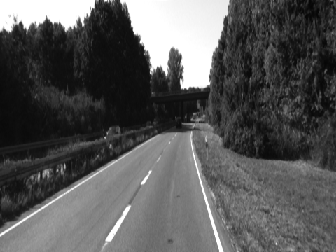
//> input picture lane_ws/src/lane_detector/src/25.png, 336 x 252 px, given in place of 1.png, which was not available
$ ./robust_ld   (built with g++ and OpenCV 4)
//> lines starting //> are read from the running program, lines starting //| are printed output that depends on the picture; after the words box and inside, x2 and y2 are one past the last pixel; in counts of white or black regions, pixels touching at a corner belong together; pictures that were not available may be replaced by others from this repository, and a replacement may not be noted
#include<iostream>
#include<opencv2/core/core.hpp>
#include<opencv2/imgproc/imgproc.hpp>
#include<cmath>
#include<opencv2/highgui/highgui.hpp>
#include<bits/stdc++.h>
#include<queue>
#include<opencv2/calib3d/calib3d.hpp>
#define pi 3.1415

using namespace std;
using namespace cv;

class Visual_Features
{
	Mat frame;
	VideoWriter output;

public:

	Visual_Features(Mat img)
	{
		frame = img;
	}

	class Gradient_Features
	{
		Mat frame;
	private:

		bool find_intersection_point(Vec4i v1, Vec4i v2, Point* intersection)
		{
			float a1, b1, c1, a2, b2, c2;

			a1 = v1[1] - v1[3];
			b1 = v1[0] - v1[2];
			c1 = b1 * (frame.rows - v1[1]) + a1 *  v1[0];

			a2 = v2[1] - v2[3];
			b2 = v2[0] - v2[2];
			c2 = b2 * (frame.rows - v2[1]) + a2 *  v2[0];

			float det = a1 * b2 - b1 * a2;

			if(det == 0)
				return false;
			else
			{
				//Return intersection point considering botton left corner as origin
				(*intersection).x = (b2 * c1 - b1 * c2)/det;
				(*intersection).y = (a1 * c2 - c1 * a2)/det;
				//cout << (*intersection).x << ", " << (*intersection).y << endl;
				return true;
			}
		}

		/*Need to improve the efficiency of find_horizon()*/
		//Return horizon considering bottom-left corner as origin.
		int find_horizon(vector<Vec4i> lsd_lines, int tolerance)
		{
			unordered_map<int, int> hash;

			for(int i=0; i<lsd_lines.size(); i++)
			{
				for(int j=0; j<lsd_lines.size(); j++)
				{
					if(i != j)
					{
						Point p;
						if(find_intersection_point(lsd_lines.at(i), lsd_lines.at(j), &p))
						{
							hash[p.y]++;
							for(int k=-tolerance; k<=tolerance; k++)
							{
								if(k!=0)
								{
									if(hash[p.y + k] != 0)
										hash[p.y + k]++;
								}
							}
						}
					}
				}
			}
			int horizon=0;
			int max_count = 0;
			for(auto i : hash)
			{
				if(max_count < i.second)
				{
					horizon = i.first;
					max_count = i.second;
				}
			}

			return horizon;
		}

		vector<float> find_scores(vector<Vec4i> lsd_lines, int tolerance, int horizon, float* total_score)
		{
			vector<float> scores;
			(*total_score) = 0;

			for(int i=0; i<lsd_lines.size(); i++)
			{
				(*total_score) += sqrt(pow(lsd_lines.at(i)[0] - lsd_lines.at(i)[2], 2) + pow(lsd_lines.at(i)[1] - lsd_lines.at(i)[3], 2));
				float curr_score = 0;
				for(int j=0; j<lsd_lines.size(); j++)
				{
					if(i != j)
					{
						Point p;
						if(find_intersection_point(lsd_lines.at(i), lsd_lines.at(j), &p));
						{
							if(abs(p.y - horizon) <= tolerance)
							{
								curr_score += sqrt(pow(lsd_lines.at(j)[0] - lsd_lines.at(j)[2], 2) + pow(lsd_lines.at(j)[1] - lsd_lines.at(j)[3], 2));
							}
						}
					}
				}
				//cout << curr_score << endl;
				scores.push_back(curr_score);
			}

			return scores;
		}


	public:

		Gradient_Features(Visual_Features* vf)
		{
			frame = vf->frame;
		}

		Mat run()
		{
			vector<Vec4i> lsd_lines;
			vector<float> scores;
			vector<Vec4i> req_lsd_lines;

			Ptr<LineSegmentDetector> lsd = createLineSegmentDetector();
			lsd->detect(frame, lsd_lines);
			Mat lsd_plot(frame.rows, frame.cols, CV_8UC1, Scalar(0));

			int tolerance = 10;
			float total_score;

			int horizon = find_horizon(lsd_lines, tolerance);
			scores = find_scores(lsd_lines, tolerance, horizon, &total_score);

			for(int i=0; i<scores.size(); i++)
			{
				if(scores.at(i) >= total_score*0.05)
				{
					req_lsd_lines.push_back(lsd_lines.at(i));
				}
			}

			for(int i=0; i<req_lsd_lines.size(); i++)
			{
				line(lsd_plot, Point(req_lsd_lines.at(i)[0], req_lsd_lines.at(i)[1]), Point(req_lsd_lines.at(i)[2], req_lsd_lines.at(i)[3]), Scalar(255), 2);
			}

			namedWindow("Input", WINDOW_NORMAL);
			imshow("Input", frame);
			namedWindow("LSD plot", WINDOW_NORMAL);
			imshow("LSD plot", lsd_plot);

			return lsd_plot;
		}
	};


	class Intensity_Features
	{
		Mat frame;
		Mat inverse_homography;
		int th, f;	//Theta and Focal Length
		int offset_y;
		float sigma;	//Sigma for 2nd order Gaussian
		int upper_th, lower_th;	//Threshold values for hysthersis.

	private:

		struct graph_node
		{
			Point current, parent;
			float cost_value;
		};

		Point in_top_view(Point p)
		{
			Point new_p;
			float x1 = p.x, y1 = p.y, x2, y2;

			float theta =  (-th) * pi / 180;

			y2 = ( f * sin(theta) + y1 * cos(theta) ) / (cos(theta) - (y1 * sin(theta) / f)) * -1;
			x2 = x1 * (y2 * sin(theta) / f + cos(theta)) * -1;

			new_p.x = (int)x2;
			new_p.y = (int)y2;

			return new_p;
		}

		Mat top_view()
		{
			//Find corresponding point in top view
			//Considering center of image as origin.
			Point p1 = in_top_view(Point(-frame.cols/2, frame.rows/2));
			Point p2 = in_top_view(Point(frame.cols/2, frame.rows/2));
			Point p3 = in_top_view(Point(frame.cols/2, -frame.rows/2));
			Point p4 = in_top_view(Point(-frame.cols/2, -frame.rows/2));

			p1.x = p1.x + frame.cols/2;
			p1.y = frame.rows - (p1.y + frame.rows/2);

			p2.x = p2.x + frame.cols/2;
			p2.y = frame.rows - (p2.y + frame.rows/2);

			p3.x = p3.x + frame.cols/2;
			p3.y = frame.rows - (p3.y + frame.rows/2);

			p4.x = p4.x + frame.cols/2;
			p4.y = frame.rows - (p4.y + frame.rows/2);

			p1.y += offset_y;
			p2.y += offset_y;
			p3.y += offset_y;
			p4.y += offset_y;

			Mat bird_eye(1000, 600, CV_8UC3, Scalar(0, 0, 0));

			vector<Point2f> src;
			src.push_back(Point(0, 0));
			src.push_back(Point(frame.cols, 0));
			src.push_back(Point(frame.cols, frame.rows));
			src.push_back(Point(0, frame.rows));

			vector<Point2f> dst;
			dst.push_back(p1);
			dst.push_back(p2);
			dst.push_back(p3);
			dst.push_back(p4);

			Mat homography = findHomography(src, dst);
			warpPerspective(frame, bird_eye, homography, bird_eye.size());

			inverse_homography = homography.inv();	//Inverse homography to convert from top view to normal view.

			return bird_eye;
		}

		Mat apply_gaussian(Mat bird_eye, float angle)
		{
			int new_size = (int)sqrt(pow(bird_eye.rows, 2) + pow(bird_eye.cols, 2));
			Mat temp_mat(new_size, new_size, CV_8UC1, Scalar(0));

			//Rotating image to given angle
			int cx = bird_eye.cols/2, cy = bird_eye.rows/2;
			for(int i=0; i<bird_eye.rows; i++)
			{
				for(int j=0; j<bird_eye.cols; j++)
				{
					int new_i = (i - cy) * cos(angle * pi / 180) + (j - cx) * sin(angle * pi / 180) + new_size/2;
					int new_j = (i - cy) * (-sin(angle * pi / 180)) + (j - cx) * cos(angle * pi / 180) + new_size / 2;
					temp_mat.at<uchar>(new_i, new_j) = bird_eye.at<uchar>(i, j);
				}
			}

			Mat extracted1(temp_mat.rows, temp_mat.cols, CV_8UC1, Scalar(0));
			Mat extracted2(temp_mat.rows, temp_mat.cols, CV_8UC1, Scalar(0));
			Mat extracted(temp_mat.rows, temp_mat.cols, CV_8UC1, Scalar(0));

			//Then applying 2nd order gaussian
			GaussianBlur(temp_mat, extracted1, Size(-1, -1), sigma/sqrt(2));
			GaussianBlur(temp_mat, extracted2, Size(-1, -1), sigma*sqrt(2));
			extracted = extracted1 - extracted2;

			Mat final_extracted(bird_eye.rows, bird_eye.cols, CV_8UC1, Scalar(0));
			cx = extracted.cols / 2;
			cy = extracted.rows / 2;

			//Rotating again with equal and opposite angle
			for(int i=0; i<extracted.rows; i++)
			{
				for(int j=0; j<extracted.cols; j++)
				{
					int new_i = (i - cy) * cos(-angle * pi / 180) + (j - cx) * sin(-angle * pi / 180) + bird_eye.rows / 2;
					int new_j = (i - cy) * (-sin(-angle * pi / 180)) + (j - cx) * cos(-angle * pi / 180) + bird_eye.cols / 2;
					if(new_i >= 0 && new_i < bird_eye.rows && new_j >= 0 && new_j < bird_eye.cols)
					{
						final_extracted.at<uchar>(new_i, new_j) = extracted.at<uchar>(i, j);
					}
				}
			}

			return final_extracted;
		}

		//Extract vertical lines by applying 2nd order Gaussian
		Mat extract_lines(Mat bird_eye)
		{

			Mat temp1(bird_eye.rows, bird_eye.cols, CV_8UC1, Scalar(0));
			Mat temp2(bird_eye.rows, bird_eye.cols, CV_8UC1, Scalar(0));
			Mat extracted_1, extracted_2, extracted_3, extracted_4, extracted_5;
			Mat extracted(bird_eye.rows, bird_eye.cols, CV_8UC1, Scalar(0));
			//Sobel(bird_eye, extracted, CV_8U, 2, 0, 3);

			GaussianBlur(bird_eye, temp1, Size(-1, -1), sigma/sqrt(2));
			GaussianBlur(bird_eye, temp2, Size(-1, -1), sigma*sqrt(2));
			extracted_1 = temp1 - temp2; //2nd Order Gaussian at 0 degree angle

			extracted_2 = apply_gaussian(bird_eye, 7.5);	//2nd Order Gaussian at 7.5 degree angle
			extracted_3 = apply_gaussian(bird_eye, 15);		//2nd Order Gaussian at 15 degree angle
			extracted_4 = apply_gaussian(bird_eye, -7.5);	//2nd Order Gaussian at -7.5 degree angle
			extracted_5 = apply_gaussian(bird_eye, -15);	//2nd Order Gaussian at -15 degree angle

			for(int i=0; i<extracted.rows; i++)
			{
				for(int j=0; j<extracted.cols; j++)
				{
					int max_intensity = extracted_1.at<uchar>(i, j);

					if(extracted_2.at<uchar>(i, j) > max_intensity)
						max_intensity = extracted_2.at<uchar>(i, j);

					if(extracted_3.at<uchar>(i, j) > max_intensity)
						max_intensity = extracted_3.at<uchar>(i, j);

					if(extracted_4.at<uchar>(i, j) > max_intensity)
						max_intensity = extracted_4.at<uchar>(i, j);

					if(extracted_5.at<uchar>(i, j) > max_intensity)
						max_intensity = extracted_5.at<uchar>(i, j);

					extracted.at<uchar>(i, j) = max_intensity;
				}
			}

			return extracted;
		}

		//Find the diameter of graph using bfs.
		//Assumption: Non weighted edges. {To reduce processing otherwise need to use dijkstra}
		float find_diameter(Mat* temp, Point p1)
		{
			queue<graph_node> OPEN_list;
			struct graph_node g1;
			g1.current = p1;
			g1.cost_value = 0;
			float diameter = 0;

			OPEN_list.push(g1);
			temp->at<uchar>(p1) = 0;

			while(OPEN_list.size())
			{
				struct graph_node temp_node = OPEN_list.front();
				OPEN_list.pop();
				if(temp_node.cost_value > diameter)
					diameter = temp_node.cost_value;

				for(int i1=-1; i1<=1; i1++)
				{
					for(int j1=-1; j1<=1; j1++)
					{
						int i2 = temp_node.current.y + i1, j2 = temp_node.current.x + j1;
						if(i2 >= 0 && i2 < temp->rows && j2 >= 0 && j2 < temp->cols)
						{
							if(temp->at<uchar>(i2, j2) != 0)
							{
								struct graph_node g2;
								g2.current = Point(j2, i2);
								g2.parent = temp_node.current;
								g2.cost_value = temp_node.cost_value + 1;
								temp->at<uchar>(g2.current) = 0;
								OPEN_list.push(g2);
							}
						}
					}
				}
			}

			return diameter;
		}

		//Copy the patch in Mat temp to Mat threshold_extracted which contains a point p.
		//Uses BFS
		void copy_this_extract(Mat temp, Mat* threshold_extracted, Point p)
		{
			queue<Point> OPEN_list;
			OPEN_list.push(p);
			threshold_extracted->at<uchar>(p.y, p.x) = temp.at<uchar>(p.y, p.x);
			temp.at<uchar>(p.y, p.x) = 0;

			while(OPEN_list.size())
			{
				Point p1 = OPEN_list.front();
				OPEN_list.pop();
				for(int i1=-1; i1<=1; i1++)
				{
					for(int j1=-1; j1<=1; j1++)
					{
						int i2 = p1.y + i1, j2 = p1.x + j1;
						if(i2>=0 && i2<temp.rows && j2>=0 && j2<temp.cols)
						{
							if(temp.at<uchar>(i2, j2)!=0)
							{
								threshold_extracted->at<uchar>(i2, j2) = temp.at<uchar>(i2, j2);
								temp.at<uchar>(i2, j2) = 0;
								OPEN_list.push(Point(j2, i2));
							}
						}
					}
				}
			}
		}


		Mat hysthersis(Mat extracted)
		{

			Mat after_hysthersis(extracted.rows, extracted.cols, CV_8UC1, Scalar(0));

			Mat temp = extracted.clone();
			int upper_th = 15, lower_th = 5;

			float max_diameter = 0;

			for(int i=0; i<temp.rows; i++)
			{
				for(int j=0; j<temp.cols; j++)
				{
					if(temp.at<uchar>(i, j) >= upper_th)
					{
						after_hysthersis.at<uchar>(i, j) = temp.at<uchar>(i, j);
						temp.at<uchar>(i, j) = 0;
					}
					else if(temp.at<uchar>(i, j) < lower_th)
					{
						temp.at<uchar>(i, j) = 0;
					}
				}
			}

			Mat extracted_temp = after_hysthersis.clone();

			//Finding max-diameter from diameters of graphs with intensity value > upper threshold.
			for(int i=0; i<temp.rows; i++)
			{
				for(int j=0; j<temp.cols; j++)
				{
					if(extracted_temp.at<uchar>(i, j) != 0)
					{
						float diameter = find_diameter(&extracted_temp, Point(j, i));
						if(diameter > max_diameter)
							max_diameter = diameter;
					}
				}
			}

			//Processing region with intensity between upper and lower threshold.
			extracted_temp = temp.clone();
			for(int i=0; i<temp.rows; i++)
			{
				for(int j=0; j<temp.cols; j++)
				{
					if(extracted_temp.at<uchar>(i, j)!=0)
					{
						float diameter = find_diameter(&extracted_temp, Point(j, i));
						if(diameter >= max_diameter/2)
						{
							//cout << diameter << endl;
							copy_this_extract(temp, &after_hysthersis, Point(j, i));
						}
					}
				}
			}

			return after_hysthersis;
		}

	public:
		Intensity_Features(Visual_Features* vf)
		{
			frame = vf->frame;
			upper_th = 15;
			lower_th = 5;
			th = 135;
			f = 395;
			offset_y = 700;
			sigma = 3;
		}

		Mat run()
		{
			Mat bird_eye = top_view();

			namedWindow("Bird_Eye", WINDOW_NORMAL);
			//namedWindow("Bird_Eye_Smooth", WINDOW_NORMAL);
			//namedWindow("Extracted", WINDOW_NORMAL);
			namedWindow("Final Extracted", WINDOW_NORMAL);

			//Vertical smoothning.
			Mat bird_eye_smooth;
			GaussianBlur(bird_eye, bird_eye_smooth, Size(1, 3), 0);

			//imshow("Input", img);
			imshow("Bird_Eye", bird_eye);
			//imshow("Bird_Eye_Smooth", bird_eye_smooth);

			Mat extracted = extract_lines(bird_eye_smooth);
			//imshow("Extracted", extracted);

			Mat after_hysthersis = hysthersis(extracted);
			imshow("Final Extracted", after_hysthersis);

			Mat final_img(360, 480, CV_8UC1, Scalar(0));

			for(int i=0; i<after_hysthersis.rows; i++)
			{
				for(int j=0; j<after_hysthersis.cols; j++)
				{
					if(after_hysthersis.at<uchar>(i, j) != 0)
					{
						Mat prev=Mat::zeros(3,1,DataType<double>::type);
			    		Mat newy=Mat::zeros(3,1,DataType<double>::type);
						newy.at<double>(0,0)=j;
			    		newy.at<double>(1,0)=i;
			    		newy.at<double>(2,0)=1;
			    		prev=inverse_homography*newy;
			    		prev.at<double>(0,0)=prev.at<double>(0,0)/prev.at<double>(2,0);
			    		prev.at<double>(1,0)=prev.at<double>(1,0)/prev.at<double>(2,0);
			    		int xx=prev.at<double>(0,0);
			    		int yy=prev.at<double>(1,0);
			    		final_img.at<uchar>(yy, xx) = after_hysthersis.at<uchar>(i, j);
		    		}
				}
			}

			namedWindow("Final Lanes", WINDOW_NORMAL);
			imshow("Final Lanes", final_img);


			return final_img;
			//waitKey(0);

		}


	};

};

int main()
{
	// [8 lines of commented-out code are left out]
		Mat img = imread("raw_images/1.png", 1);
//> img is the input picture: 252 rows x 336 cols, CV_8UC3; min 5, max 255, mean 87.6
		//Mat img;
		Mat gradient_features, intensity_features;
		//cap >> img;

		cvtColor(img, img, CV_BGR2GRAY);
//> img: 252 rows x 336 cols, CV_8UC1
		resize(img, img, Size(480, 360));
//> img: 360 rows x 480 cols, CV_8UC1

		Visual_Features vf(img);

		gradient_features = Visual_Features::Gradient_Features(&vf).run();
//> in run, `lsd->detect(frame, lsd_lines);`: lsd_lines = 448 items, first 8: [255, 111, 258, 127], [189, 42, 191, 52], [172, 0, 170, 4], [184, 20, 189, 43], [206, 63, 205, 73], [260, 79, 256, 96], [298, 113, 298, 106], [136, 17, 134, 1]
//> after the loop in find_horizon, `for(int i=0; i<lsd_lines.size(); i++)`: hash = 28027 items
//> the loop in find_horizon, `for(auto i : hash)` made 28027 passes
//> (horizon, max_count) on passes 17, 351, 1785, 2593, 3288, 4309, 5131, 5139, 5141, 5146, 5148, 5156: (-6260, 2), (12095, 4), (5541, 5), (-4430, 6), (4633, 8), (-4079, 15), (2766, 24), (2757, 30), (2755, 32), (-2422, 35), (-2424, 38), (182, 14512)
//> i on passes 1 to 6: (-6254, 0), (-6255, 0), (-6256, 0), (-6257, 0), (-6258, 0), (-6259, 0)
//> after the loop in find_horizon, `for(auto i : hash)`: horizon = 184; max_count = 15355
//> in run, `int horizon = find_horizon(lsd_lines, tolerance);`: horizon = 184
//> the loop in find_scores, `for(int i=0; i<lsd_lines.size(); i++)` made 448 passes
//> curr_score on passes 1 to 3: 768.8, 443.9, 106
//> after the loop in find_scores, `for(int i=0; i<lsd_lines.size(); i++)`: scores = 448 values, max 5651.6 at index 117, min 0 at index 53, mean 472.8
//> in run, `scores = find_scores(lsd_lines, tolerance, horizon, &total_score);`: total_score = 5726.6
//> after the loop in run, `for(int i=0; i<scores.size(); i++)`: req_lsd_lines = 221 items, first 8: [255, 111, 258, 127], [189, 42, 191, 52], [184, 20, 189, 43], [206, 63, 205, 73], [260, 79, 256, 96], [298, 113, 298, 106], [315, 54, 320, 27], [214, 88, 213, 111]
//> after the loop in run, `for(int i=0; i<req_lsd_lines.size(); i++)`:
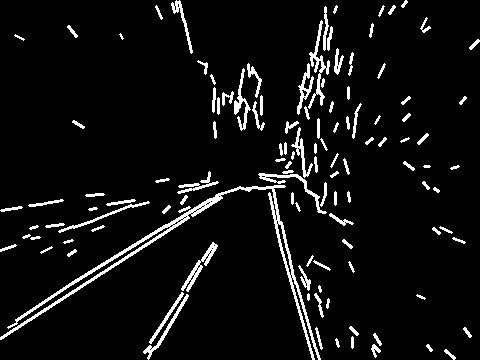
//> lsd_plot: 360 rows x 480 cols, CV_8UC1; 6.3% white in thin lines or dots
		intensity_features = Visual_Features::Intensity_Features(&vf).run();
//> in top_view, `warpPerspective(frame, bird_eye, homography, bird_eye.size());`:
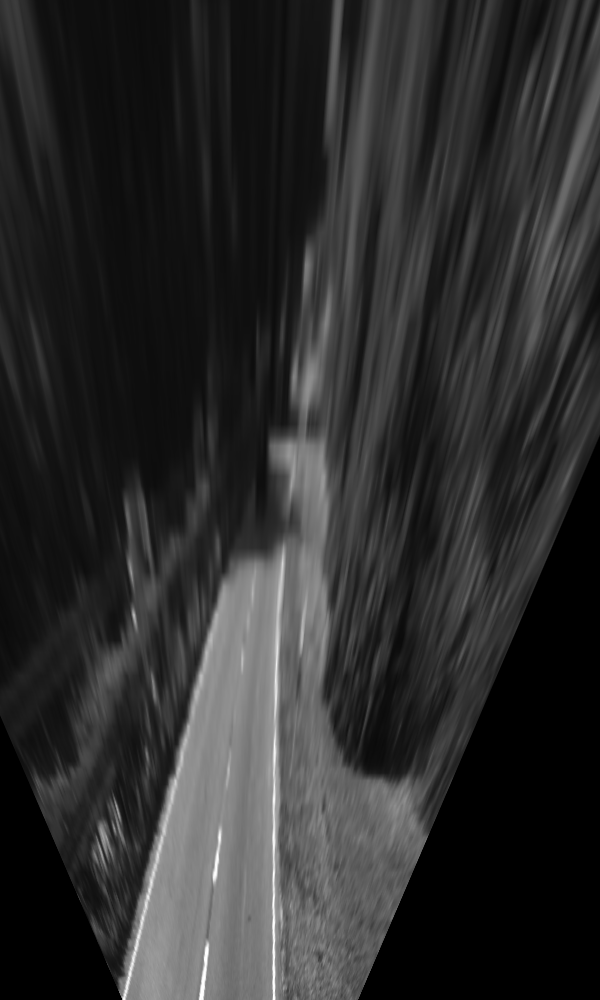
//> bird_eye: 1000 rows x 600 cols, CV_8UC1; min 0, max 255, mean 44.6
//> call 3 of apply_gaussian, with angle = -7.5
//> after the loop in apply_gaussian (call 3), `for(int i=0; i<bird_eye.rows; i++)`:
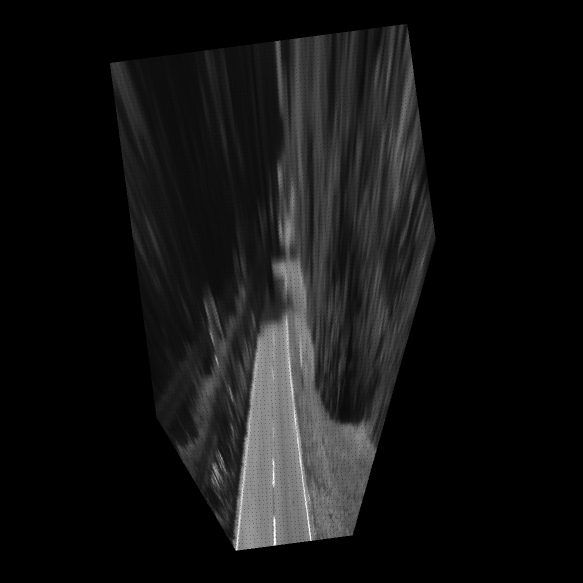
//> temp_mat: 1166 rows x 1166 cols, CV_8UC1 (shown at 1/2 size); min 0, max 255, mean 19.4
//> call 4 of apply_gaussian, with angle = -15
//> after the loop in apply_gaussian (call 4), `for(int i=0; i<bird_eye.rows; i++)`:
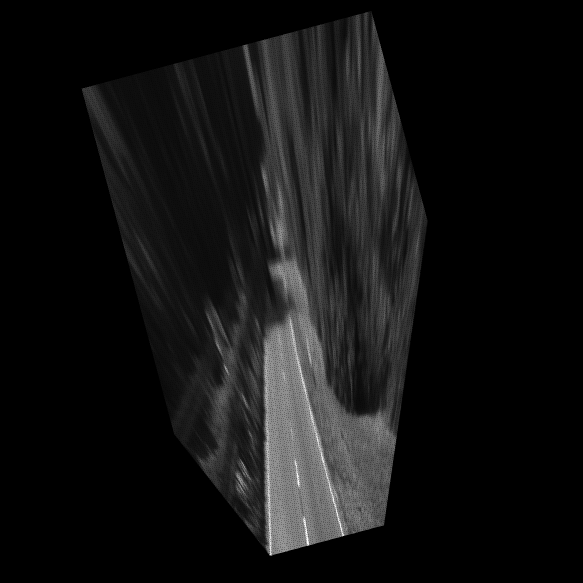
//> temp_mat: 1166 rows x 1166 cols, CV_8UC1 (shown at 1/2 size); min 0, max 255, mean 18.7
//> after the loop in hysthersis, `for(int i=0; i<temp.rows; i++)`:
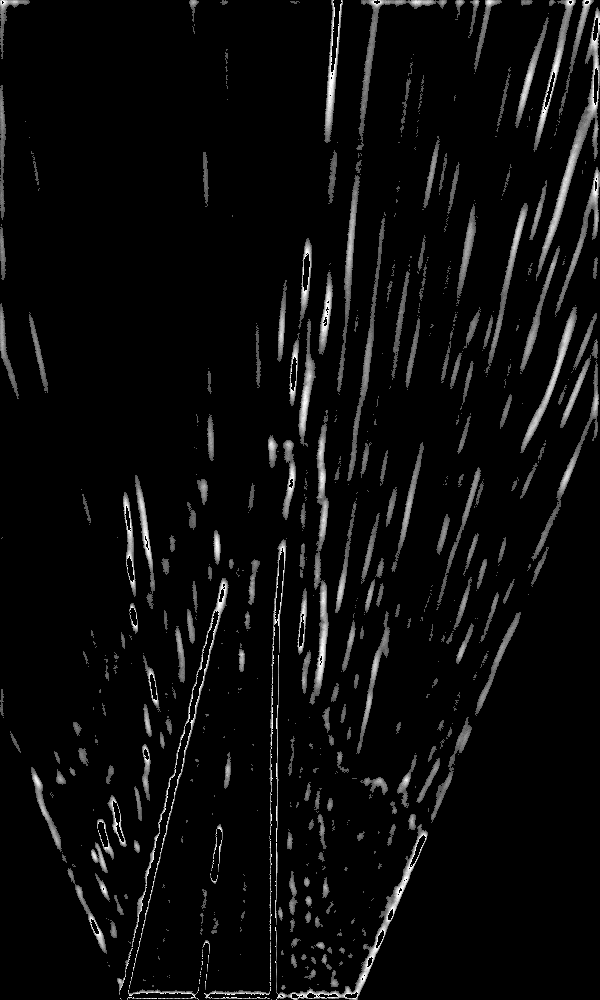
//> temp: 1000 rows x 600 cols, CV_8UC1; min 0, max 14, mean 0.64; drawn with min black and max white
//> after the loop in hysthersis, `for(int i=0; i<temp.rows; i++)`: extracted_temp: 1000 rows x 600 cols, CV_8UC1; every value is 0
//> after the loop in hysthersis, `for(int i=0; i<temp.rows; i++)`: max_diameter = 507
//> after the loop in hysthersis, `for(int i=0; i<temp.rows; i++)`:
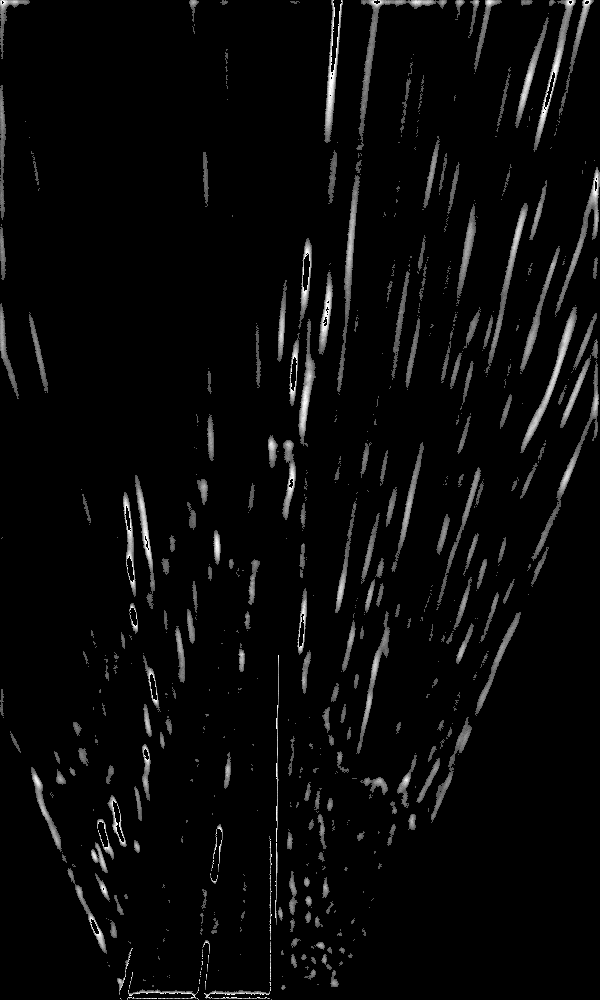
//> temp: 1000 rows x 600 cols, CV_8UC1; 1.62% of pixels changed, all inside (x1, y1, x2, y2) = (131, 7, 600, 1000); drawn with min black and max white
//> after the loop in hysthersis, `for(int i=0; i<temp.rows; i++)`: after_hysthersis: 1000 rows x 600 cols, CV_8UC1; min 0, max 61, mean 0.4
//> after the loop in run, `for(int i=0; i<after_hysthersis.rows; i++)`:
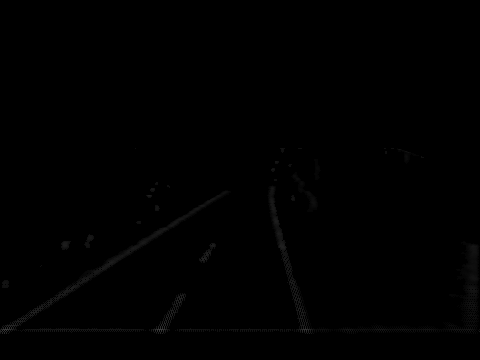
//> final_img: 360 rows x 480 cols, CV_8UC1; min 0, max 61, mean 0.6

		//cvtColor(intensity_features, intensity_features, CV_GRAY2BGR);
		//video.write(intensity_features);

		waitKey(0);

		// [5 lines of commented-out code are left out]

	return 0;
}
